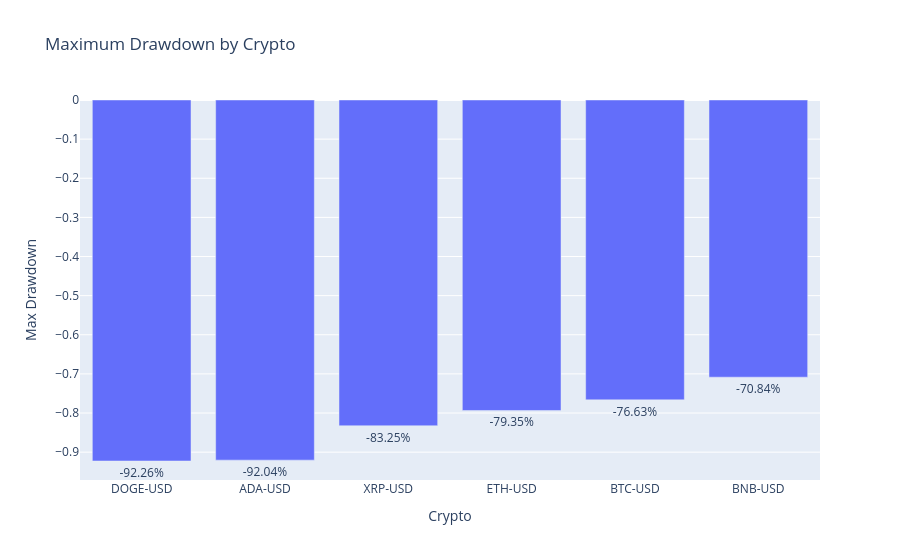

The code cell stored with this chart in its notebook:
### Code cell
fig = px.bar(
    max_drawdown_df,
    x="Crypto",
    y="Max Drawdown",
    title="Maximum Drawdown by Crypto",
    text="Max Drawdown"
)
fig.update_traces(texttemplate="%{text:.2%}", textposition="outside")
fig.show()

### Figure 1 — Plotly figure (JSON) as saved in the notebook; plotly's stock layout.template omitted (floating-point values rounded to 4 significant figures)
{"data": [{"hovertemplate": "Crypto=%{x}<br>Max Drawdown=%{text}<extra></extra>", "legendgroup": "", "marker": {"color": "#636efa", "pattern": {"shape": ""}}, "name": "", "orientation": "v", "showlegend": false, "text": [-0.9226, -0.9204, -0.8325, -0.7935, -0.7663, -0.7084], "textposition": "outside", "x": ["DOGE-USD", "ADA-USD", "XRP-USD", "ETH-USD", "BTC-USD", "BNB-USD"], "xaxis": "x", "y": [-0.9226, -0.9204, -0.8325, -0.7935, -0.7663, -0.7084], "yaxis": "y", "type": "bar", "texttemplate": "%{text:.2%}"}], "layout": {"xaxis": {"anchor": "y", "domain": [0.0, 1.0], "title": {"text": "Crypto"}}, "yaxis": {"anchor": "x", "domain": [0.0, 1.0], "title": {"text": "Max Drawdown"}}, "legend": {"tracegroupgap": 0}, "title": {"text": "Maximum Drawdown by Crypto"}, "barmode": "relative"}}
